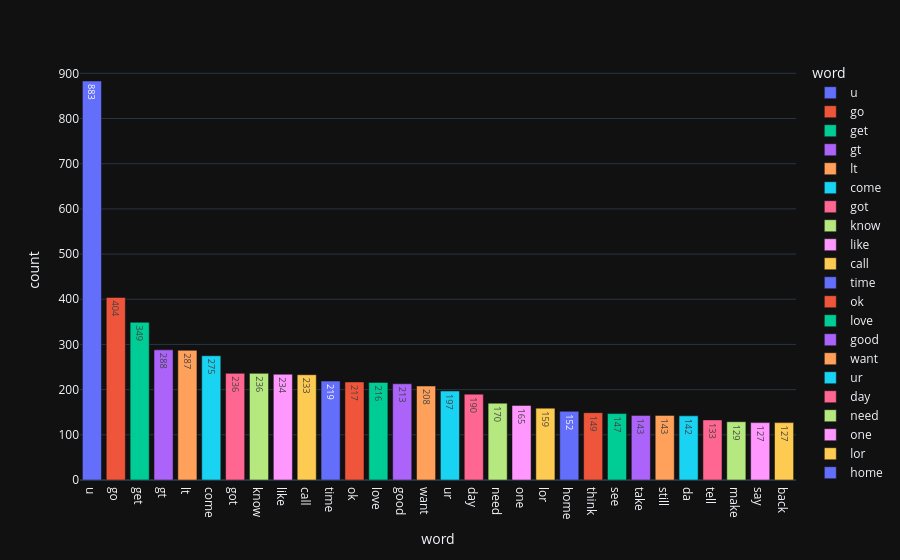

The notebook cell this image was saved under:
### Code cell
px.bar(ham_freq_wrds, x='word', y='count', color='word', text='count')

### Figure 1 — Plotly figure (JSON) as saved in the notebook; plotly's stock layout.template omitted (floating-point values rounded to 4 significant figures)
{"data": [{"hovertemplate": "word=%{x}<br>count=%{text}<extra></extra>", "legendgroup": "u", "marker": {"color": "#636efa", "pattern": {"shape": ""}}, "name": "u", "orientation": "v", "showlegend": true, "text": [883.0], "textposition": "auto", "type": "bar", "x": ["u"], "xaxis": "x", "y": [883], "yaxis": "y"}, {"hovertemplate": "word=%{x}<br>count=%{text}<extra></extra>", "legendgroup": "go", "marker": {"color": "#EF553B", "pattern": {"shape": ""}}, "name": "go", "orientation": "v", "showlegend": true, "text": [404.0], "textposition": "auto", "type": "bar", "x": ["go"], "xaxis": "x", "y": [404], "yaxis": "y"}, {"hovertemplate": "word=%{x}<br>count=%{text}<extra></extra>", "legendgroup": "get", "marker": {"color": "#00cc96", "pattern": {"shape": ""}}, "name": "get", "orientation": "v", "showlegend": true, "text": [349.0], "textposition": "auto", "type": "bar", "x": ["get"], "xaxis": "x", "y": [349], "yaxis": "y"}, {"hovertemplate": "word=%{x}<br>count=%{text}<extra></extra>", "legendgroup": "gt", "marker": {"color": "#ab63fa", "pattern": {"shape": ""}}, "name": "gt", "orientation": "v", "showlegend": true, "text": [288.0], "textposition": "auto", "type": "bar", "x": ["gt"], "xaxis": "x", "y": [288], "yaxis": "y"}, {"hovertemplate": "word=%{x}<br>count=%{text}<extra></extra>", "legendgroup": "lt", "marker": {"color": "#FFA15A", "pattern": {"shape": ""}}, "name": "lt", "orientation": "v", "showlegend": true, "text": [287.0], "textposition": "auto", "type": "bar", "x": ["lt"], "xaxis": "x", "y": [287], "yaxis": "y"}, {"hovertemplate": "word=%{x}<br>count=%{text}<extra></extra>", "legendgroup": "come", "marker": {"color": "#19d3f3", "pattern": {"shape": ""}}, "name": "come", "orientation": "v", "showlegend": true, "text": [275.0], "textposition": "auto", "type": "bar", "x": ["come"], "xaxis": "x", "y": [275], "yaxis": "y"}, {"hovertemplate": "word=%{x}<br>count=%{text}<extra></extra>", "legendgroup": "got", "marker": {"color": "#FF6692", "pattern": {"shape": ""}}, "name": "got", "orientation": "v", "showlegend": true, "text": [236.0], "textposition": "auto", "type": "bar", "x": ["got"], "xaxis": "x", "y": [236], "yaxis": "y"}, {"hovertemplate": "word=%{x}<br>count=%{text}<extra></extra>", "legendgroup": "know", "marker": {"color": "#B6E880", "pattern": {"shape": ""}}, "name": "know", "orientation": "v", "showlegend": true, "text": [236.0], "textposition": "auto", "type": "bar", "x": ["know"], "xaxis": "x", "y": [236], "yaxis": "y"}, {"hovertemplate": "word=%{x}<br>count=%{text}<extra></extra>", "legendgroup": "like", "marker": {"color": "#FF97FF", "pattern": {"shape": ""}}, "name": "like", "orientation": "v", "showlegend": true, "text": [234.0], "textposition": "auto", "type": "bar", "x": ["like"], "xaxis": "x", "y": [234], "yaxis": "y"}, {"hovertemplate": "word=%{x}<br>count=%{text}<extra></extra>", "legendgroup": "call", "marker": {"color": "#FECB52", "pattern": {"shape": ""}}, "name": "call", "orientation": "v", "showlegend": true, "text": [233.0], "textposition": "auto", "type": "bar", "x": ["call"], "xaxis": "x", "y": [233], "yaxis": "y"}, {"hovertemplate": "word=%{x}<br>count=%{text}<extra></extra>", "legendgroup": "time", "marker": {"color": "#636efa", "pattern": {"shape": ""}}, "name": "time", "orientation": "v", "showlegend": true, "text": [219.0], "textposition": "auto", "type": "bar", "x": ["time"], "xaxis": "x", "y": [219], "yaxis": "y"}, {"hovertemplate": "word=%{x}<br>count=%{text}<extra></extra>", "legendgroup": "ok", "marker": {"color": "#EF553B", "pattern": {"shape": ""}}, "name": "ok", "orientation": "v", "showlegend": true, "text": [217.0], "textposition": "auto", "type": "bar", "x": ["ok"], "xaxis": "x", "y": [217], "yaxis": "y"}, {"hovertemplate": "word=%{x}<br>count=%{text}<extra></extra>", "legendgroup": "love", "marker": {"color": "#00cc96", "pattern": {"shape": ""}}, "name": "love", "orientation": "v", "showlegend": true, "text": [216.0], "textposition": "auto", "type": "bar", "x": ["love"], "xaxis": "x", "y": [216], "yaxis": "y"}, {"hovertemplate": "word=%{x}<br>count=%{text}<extra></extra>", "legendgroup": "good", "marker": {"color": "#ab63fa", "pattern": {"shape": ""}}, "name": "good", "orientation": "v", "showlegend": true, "text": [213.0], "textposition": "auto", "type": "bar", "x": ["good"], "xaxis": "x", "y": [213], "yaxis": "y"}, {"hovertemplate": "word=%{x}<br>count=%{text}<extra></extra>", "legendgroup": "want", "marker": {"color": "#FFA15A", "pattern": {"shape": ""}}, "name": "want", "orientation": "v", "showlegend": true, "text": [208.0], "textposition": "auto", "type": "bar", "x": ["want"], "xaxis": "x", "y": [208], "yaxis": "y"}, {"hovertemplate": "word=%{x}<br>count=%{text}<extra></extra>", "legendgroup": "ur", "marker": {"color": "#19d3f3", "pattern": {"shape": ""}}, "name": "ur", "orientation": "v", "showlegend": true, "text": [197.0], "textposition": "auto", "type": "bar", "x": ["ur"], "xaxis": "x", "y": [197], "yaxis": "y"}, {"hovertemplate": "word=%{x}<br>count=%{text}<extra></extra>", "legendgroup": "day", "marker": {"color": "#FF6692", "pattern": {"shape": ""}}, "name": "day", "orientation": "v", "showlegend": true, "text": [190.0], "textposition": "auto", "type": "bar", "x": ["day"], "xaxis": "x", "y": [190], "yaxis": "y"}, {"hovertemplate": "word=%{x}<br>count=%{text}<extra></extra>", "legendgroup": "need", "marker": {"color": "#B6E880", "pattern": {"shape": ""}}, "name": "need", "orientation": "v", "showlegend": true, "text": [170.0], "textposition": "auto", "type": "bar", "x": ["need"], "xaxis": "x", "y": [170], "yaxis": "y"}, {"hovertemplate": "word=%{x}<br>count=%{text}<extra></extra>", "legendgroup": "one", "marker": {"color": "#FF97FF", "pattern": {"shape": ""}}, "name": "one", "orientation": "v", "showlegend": true, "text": [165.0], "textposition": "auto", "type": "bar", "x": ["one"], "xaxis": "x", "y": [165], "yaxis": "y"}, {"hovertemplate": "word=%{x}<br>count=%{text}<extra></extra>", "legendgroup": "lor", "marker": {"color": "#FECB52", "pattern": {"shape": ""}}, "name": "lor", "orientation": "v", "showlegend": true, "text": [159.0], "textposition": "auto", "type": "bar", "x": ["lor"], "xaxis": "x", "y": [159], "yaxis": "y"}, {"hovertemplate": "word=%{x}<br>count=%{text}<extra></extra>", "legendgroup": "home", "marker": {"color": "#636efa", "pattern": {"shape": ""}}, "name": "home", "orientation": "v", "showlegend": true, "text": [152.0], "textposition": "auto", "type": "bar", "x": ["home"], "xaxis": "x", "y": [152], "yaxis": "y"}, {"hovertemplate": "word=%{x}<br>count=%{text}<extra></extra>", "legendgroup": "think", "marker": {"color": "#EF553B", "pattern": {"shape": ""}}, "name": "think", "orientation": "v", "showlegend": true, "text": [149.0], "textposition": "auto", "type": "bar", "x": ["think"], "xaxis": "x", "y": [149], "yaxis": "y"}, {"hovertemplate": "word=%{x}<br>count=%{text}<extra></extra>", "legendgroup": "see", "marker": {"color": "#00cc96", "pattern": {"shape": ""}}, "name": "see", "orientation": "v", "showlegend": true, "text": [147.0], "textposition": "auto", "type": "bar", "x": ["see"], "xaxis": "x", "y": [147], "yaxis": "y"}, {"hovertemplate": "word=%{x}<br>count=%{text}<extra></extra>", "legendgroup": "take", "marker": {"color": "#ab63fa", "pattern": {"shape": ""}}, "name": "take", "orientation": "v", "showlegend": true, "text": [143.0], "textposition": "auto", "type": "bar", "x": ["take"], "xaxis": "x", "y": [143], "yaxis": "y"}, {"hovertemplate": "word=%{x}<br>count=%{text}<extra></extra>", "legendgroup": "still", "marker": {"color": "#FFA15A", "pattern": {"shape": ""}}, "name": "still", "orientation": "v", "showlegend": true, "text": [143.0], "textposition": "auto", "type": "bar", "x": ["still"], "xaxis": "x", "y": [143], "yaxis": "y"}, {"hovertemplate": "word=%{x}<br>count=%{text}<extra></extra>", "legendgroup": "da", "marker": {"color": "#19d3f3", "pattern": {"shape": ""}}, "name": "da", "orientation": "v", "showlegend": true, "text": [142.0], "textposition": "auto", "type": "bar", "x": ["da"], "xaxis": "x", "y": [142], "yaxis": "y"}, {"hovertemplate": "word=%{x}<br>count=%{text}<extra></extra>", "legendgroup": "tell", "marker": {"color": "#FF6692", "pattern": {"shape": ""}}, "name": "tell", "orientation": "v", "showlegend": true, "text": [133.0], "textposition": "auto", "type": "bar", "x": ["tell"], "xaxis": "x", "y": [133], "yaxis": "y"}, {"hovertemplate": "word=%{x}<br>count=%{text}<extra></extra>", "legendgroup": "make", "marker": {"color": "#B6E880", "pattern": {"shape": ""}}, "name": "make", "orientation": "v", "showlegend": true, "text": [129.0], "textposition": "auto", "type": "bar", "x": ["make"], "xaxis": "x", "y": [129], "yaxis": "y"}, {"hovertemplate": "word=%{x}<br>count=%{text}<extra></extra>", "legendgroup": "say", "marker": {"color": "#FF97FF", "pattern": {"shape": ""}}, "name": "say", "orientation": "v", "showlegend": true, "text": [127.0], "textposition": "auto", "type": "bar", "x": ["say"], "xaxis": "x", "y": [127], "yaxis": "y"}, {"hovertemplate": "word=%{x}<br>count=%{text}<extra></extra>", "legendgroup": "back", "marker": {"color": "#FECB52", "pattern": {"shape": ""}}, "name": "back", "orientation": "v", "showlegend": true, "text": [127.0], "textposition": "auto", "type": "bar", "x": ["back"], "xaxis": "x", "y": [127], "yaxis": "y"}], "layout": {"barmode": "relative", "legend": {"title": {"text": "word"}, "tracegroupgap": 0}, "margin": {"t": 60}, "xaxis": {"anchor": "y", "categoryarray": ["u", "go", "get", "gt", "lt", "come", "got", "know", "like", "call", "time", "ok", "love", "good", "want", "ur", "day", "need", "one", "lor", "home", "think", "see", "take", "still", "da", "tell", "make", "say", "back"], "categoryorder": "array", "domain": [0, 1], "title": {"text": "word"}}, "yaxis": {"anchor": "x", "domain": [0, 1], "title": {"text": "count"}}}}
